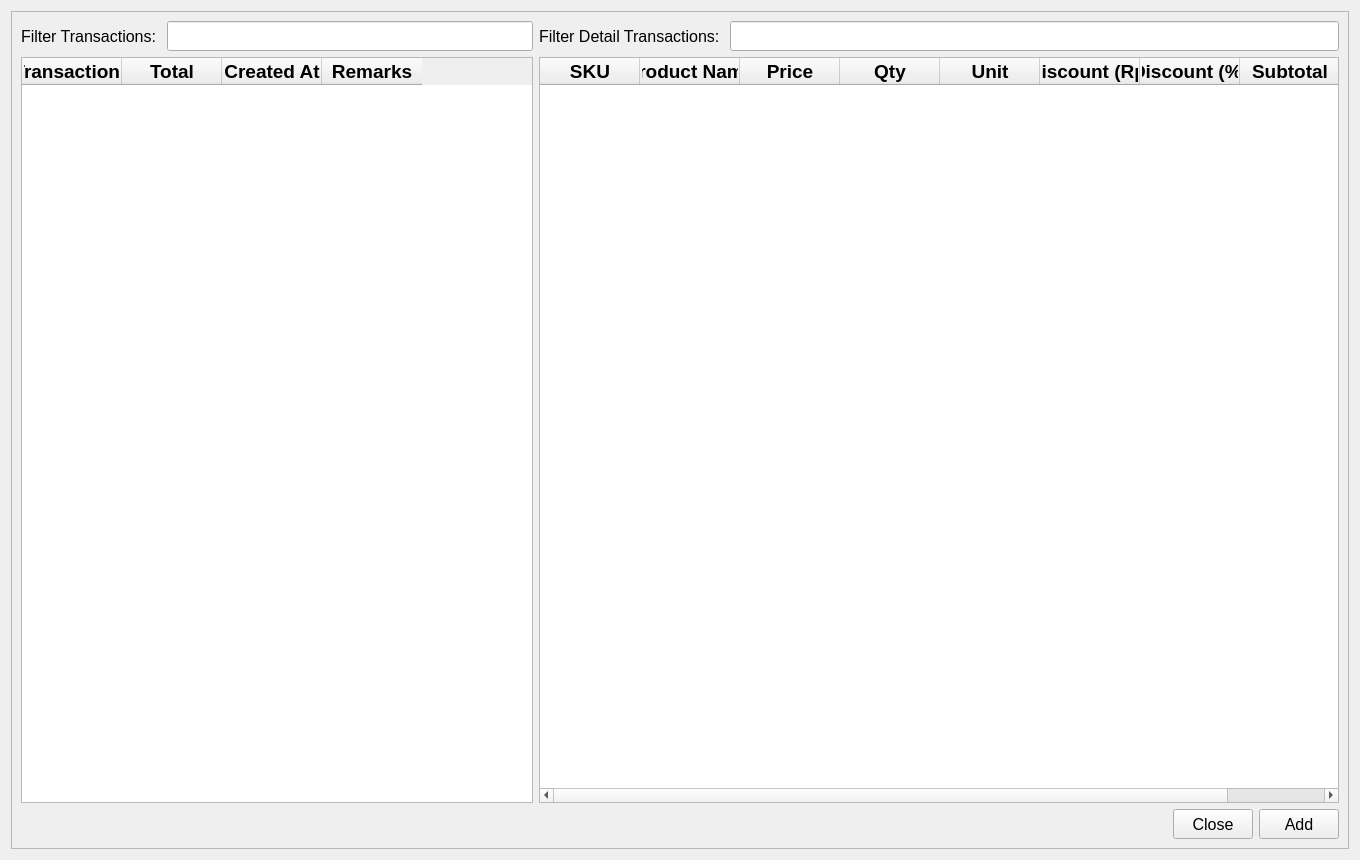
<?xml version="1.0" encoding="UTF-8"?>
<ui version="4.0">
 <class>Form</class>
 <widget class="QWidget" name="Form">
  <property name="geometry">
   <rect>
    <x>0</x>
    <y>0</y>
    <width>1360</width>
    <height>860</height>
   </rect>
  </property>
  <property name="windowTitle">
   <string>Pending Transactions</string>
  </property>
  <layout class="QGridLayout" name="gridLayout_2">
   <item row="0" column="0">
    <widget class="QFrame" name="frame">
     <property name="frameShape">
      <enum>QFrame::StyledPanel</enum>
     </property>
     <property name="frameShadow">
      <enum>QFrame::Raised</enum>
     </property>
     <layout class="QGridLayout" name="gridLayout">
      <item row="0" column="0">
       <layout class="QVBoxLayout" name="verticalLayout_3">
        <item>
         <layout class="QHBoxLayout" name="horizontalLayout_2">
          <item>
           <layout class="QVBoxLayout" name="verticalLayout_2">
            <item>
             <layout class="QFormLayout" name="formLayout">
              <item row="0" column="1">
               <widget class="QLineEdit" name="pending_transactions_filter_input">
                <property name="minimumSize">
                 <size>
                  <width>0</width>
                  <height>30</height>
                 </size>
                </property>
                <property name="maximumSize">
                 <size>
                  <width>451</width>
                  <height>16777215</height>
                 </size>
                </property>
                <property name="font">
                 <font>
                  <pointsize>12</pointsize>
                 </font>
                </property>
               </widget>
              </item>
              <item row="0" column="0">
               <widget class="QLabel" name="pending_transactions_filter_label">
                <property name="minimumSize">
                 <size>
                  <width>0</width>
                  <height>30</height>
                 </size>
                </property>
                <property name="font">
                 <font>
                  <pointsize>12</pointsize>
                 </font>
                </property>
                <property name="text">
                 <string>Filter Transactions: </string>
                </property>
               </widget>
              </item>
             </layout>
            </item>
            <item>
             <widget class="QTableWidget" name="pending_transactions_table">
              <property name="maximumSize">
               <size>
                <width>600</width>
                <height>16777215</height>
               </size>
              </property>
              <column>
               <property name="text">
                <string>Transaction#</string>
               </property>
               <property name="font">
                <font>
                 <pointsize>14</pointsize>
                 <weight>75</weight>
                 <bold>true</bold>
                </font>
               </property>
               <property name="textAlignment">
                <set>AlignCenter</set>
               </property>
              </column>
              <column>
               <property name="text">
                <string>Total</string>
               </property>
               <property name="font">
                <font>
                 <pointsize>14</pointsize>
                 <weight>75</weight>
                 <bold>true</bold>
                </font>
               </property>
               <property name="textAlignment">
                <set>AlignCenter</set>
               </property>
              </column>
              <column>
               <property name="text">
                <string>Created At</string>
               </property>
               <property name="font">
                <font>
                 <pointsize>14</pointsize>
                 <weight>75</weight>
                 <bold>true</bold>
                </font>
               </property>
               <property name="textAlignment">
                <set>AlignCenter</set>
               </property>
              </column>
              <column>
               <property name="text">
                <string>Remarks</string>
               </property>
               <property name="font">
                <font>
                 <pointsize>14</pointsize>
                 <weight>75</weight>
                 <bold>true</bold>
                </font>
               </property>
               <property name="textAlignment">
                <set>AlignCenter</set>
               </property>
              </column>
             </widget>
            </item>
           </layout>
          </item>
          <item>
           <layout class="QVBoxLayout" name="verticalLayout">
            <item>
             <layout class="QFormLayout" name="formLayout_2">
              <item row="0" column="0">
               <widget class="QLabel" name="pending_detail_transactions_filter_label">
                <property name="minimumSize">
                 <size>
                  <width>0</width>
                  <height>30</height>
                 </size>
                </property>
                <property name="font">
                 <font>
                  <pointsize>12</pointsize>
                 </font>
                </property>
                <property name="text">
                 <string>Filter Detail Transactions: </string>
                </property>
               </widget>
              </item>
              <item row="0" column="1">
               <widget class="QLineEdit" name="pending_detail_transactions_filter_input">
                <property name="minimumSize">
                 <size>
                  <width>0</width>
                  <height>30</height>
                 </size>
                </property>
                <property name="font">
                 <font>
                  <pointsize>12</pointsize>
                 </font>
                </property>
               </widget>
              </item>
             </layout>
            </item>
            <item>
             <widget class="QTableWidget" name="pending_detail_transactions_table">
              <property name="minimumSize">
               <size>
                <width>800</width>
                <height>0</height>
               </size>
              </property>
              <column>
               <property name="text">
                <string>SKU</string>
               </property>
               <property name="font">
                <font>
                 <pointsize>14</pointsize>
                 <weight>75</weight>
                 <bold>true</bold>
                </font>
               </property>
               <property name="textAlignment">
                <set>AlignCenter</set>
               </property>
              </column>
              <column>
               <property name="text">
                <string>Product Name</string>
               </property>
               <property name="font">
                <font>
                 <pointsize>14</pointsize>
                 <weight>75</weight>
                 <bold>true</bold>
                </font>
               </property>
               <property name="textAlignment">
                <set>AlignCenter</set>
               </property>
              </column>
              <column>
               <property name="text">
                <string>Price</string>
               </property>
               <property name="font">
                <font>
                 <pointsize>14</pointsize>
                 <weight>75</weight>
                 <bold>true</bold>
                </font>
               </property>
               <property name="textAlignment">
                <set>AlignCenter</set>
               </property>
              </column>
              <column>
               <property name="text">
                <string>Qty</string>
               </property>
               <property name="font">
                <font>
                 <pointsize>14</pointsize>
                 <weight>75</weight>
                 <bold>true</bold>
                </font>
               </property>
               <property name="textAlignment">
                <set>AlignCenter</set>
               </property>
              </column>
              <column>
               <property name="text">
                <string>Unit</string>
               </property>
               <property name="font">
                <font>
                 <pointsize>14</pointsize>
                 <weight>75</weight>
                 <bold>true</bold>
                </font>
               </property>
               <property name="textAlignment">
                <set>AlignCenter</set>
               </property>
              </column>
              <column>
               <property name="text">
                <string>Discount (Rp)</string>
               </property>
               <property name="font">
                <font>
                 <pointsize>14</pointsize>
                 <weight>75</weight>
                 <bold>true</bold>
                </font>
               </property>
               <property name="textAlignment">
                <set>AlignCenter</set>
               </property>
              </column>
              <column>
               <property name="text">
                <string>Discount (%)</string>
               </property>
               <property name="font">
                <font>
                 <pointsize>14</pointsize>
                 <weight>75</weight>
                 <bold>true</bold>
                </font>
               </property>
               <property name="textAlignment">
                <set>AlignCenter</set>
               </property>
              </column>
              <column>
               <property name="text">
                <string>Subtotal</string>
               </property>
               <property name="font">
                <font>
                 <pointsize>14</pointsize>
                 <weight>75</weight>
                 <bold>true</bold>
                </font>
               </property>
               <property name="textAlignment">
                <set>AlignCenter</set>
               </property>
              </column>
             </widget>
            </item>
           </layout>
          </item>
         </layout>
        </item>
        <item>
         <layout class="QHBoxLayout" name="horizontalLayout">
          <item>
           <spacer name="horizontalSpacer">
            <property name="orientation">
             <enum>Qt::Horizontal</enum>
            </property>
            <property name="sizeHint" stdset="0">
             <size>
              <width>40</width>
              <height>20</height>
             </size>
            </property>
           </spacer>
          </item>
          <item>
           <widget class="QPushButton" name="close_pending_transactions_button">
            <property name="minimumSize">
             <size>
              <width>0</width>
              <height>30</height>
             </size>
            </property>
            <property name="font">
             <font>
              <pointsize>12</pointsize>
             </font>
            </property>
            <property name="text">
             <string>Close</string>
            </property>
           </widget>
          </item>
          <item>
           <widget class="QPushButton" name="add_pending_transactions_button">
            <property name="minimumSize">
             <size>
              <width>0</width>
              <height>30</height>
             </size>
            </property>
            <property name="font">
             <font>
              <pointsize>12</pointsize>
             </font>
            </property>
            <property name="text">
             <string>Add</string>
            </property>
           </widget>
          </item>
         </layout>
        </item>
       </layout>
      </item>
     </layout>
    </widget>
   </item>
  </layout>
 </widget>
 <resources/>
 <connections/>
</ui>
